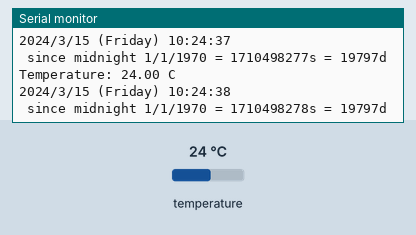
A sketch run on a simulated Arduino Uno, built with avr-gcc and run on an emulated ATmega328P. On the bench: the last lines printed to the serial monitor. The test bench sets the inputs (shaded band); at power-on: temperature 24 °C. The local clock reads 2024-03-15 10:24:30 at power-on unless the sketch sets it.

Above: at 1.2 s.
1.3 s: temperature set to 12 °C
At 1.42 s:
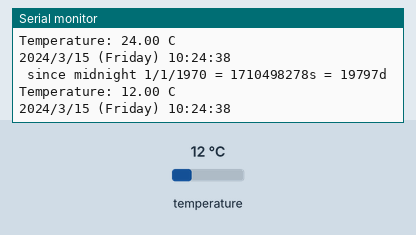
4.3 s: temperature set to 19 °C
At 4.34 s:
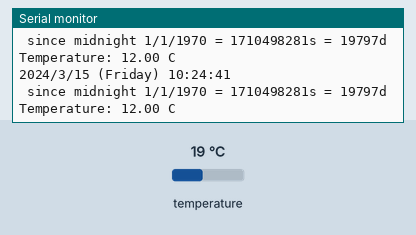
Timing chart, 0 to 7.3 s (numbered marks = the images above; inputs shaded):
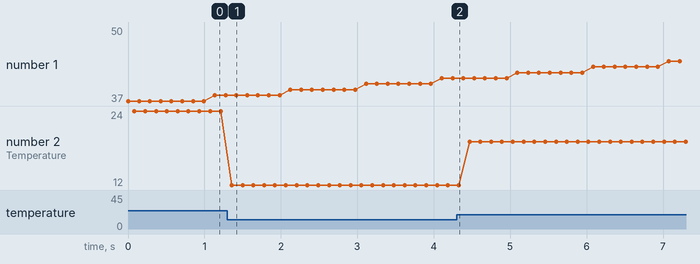

Measured:
- after the input at 1.3 s, the serial monitor: prints a new line after 0.06 s (image 1)
- plotted number 2: 24 → 12 after the input at 1.3 s, 12 → 19 after the input at 4.3 s

The sketch:

RTC_ds3231_test.ino
```cpp
// Date and time functions using a DS3231 RTC connected via I2C and Wire lib
#include "RTClib.h"

RTC_DS3231 rtc;

char daysOfTheWeek[7][12] = {"Sunday", "Monday", "Tuesday", "Wednesday", "Thursday", "Friday", "Saturday"};

void setup () {
  Serial.begin(9600);

#ifndef ESP8266
  while (!Serial); // wait for serial port to connect. Needed for native USB
#endif

  if (! rtc.begin()) {
    Serial.println("Couldn't find RTC");
    Serial.flush();
    abort();
  }

  if (rtc.lostPower()) {
    Serial.println("RTC lost power, let's set the time!");
    rtc.adjust(DateTime(F(__DATE__), F(__TIME__)));
  }

  // rtc.adjust(DateTime(F(__DATE__), F(__TIME__)));    //adjust time on previously configured device


  // This line sets the RTC with an explicit date & time, for example to set
  // January 21, 2014 at 3am you would call:
  // rtc.adjust(DateTime(2014, 1, 21, 3, 0, 0));
}

void loop () {
    DateTime now = rtc.now()+ TimeSpan(0, 0, 0, 7);

    Serial.print(now.year(), DEC);
    Serial.print('/');
    Serial.print(now.month(), DEC);
    Serial.print('/');
    Serial.print(now.day(), DEC);
    Serial.print(" (");
    Serial.print(daysOfTheWeek[now.dayOfTheWeek()]);
    Serial.print(") ");
    Serial.print(now.hour(), DEC);
    Serial.print(':');
    Serial.print(now.minute(), DEC);
    Serial.print(':');
    Serial.print(now.second(), DEC);
    Serial.println();

    Serial.print(" since midnight 1/1/1970 = ");
    Serial.print(now.unixtime());
    Serial.print("s = ");
    Serial.print(now.unixtime() / 86400L);
    Serial.println("d");

    Serial.print("Temperature: ");
    Serial.print(rtc.getTemperature());
    Serial.println(" C");

    Serial.println();
    delay(100);
}
```
